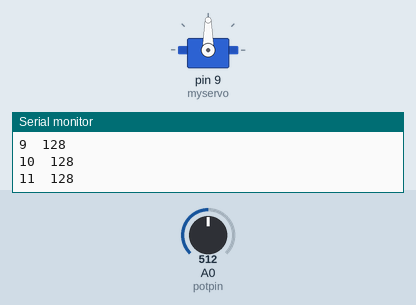
A sketch run on a simulated Arduino Uno, built with avr-gcc and run on an emulated ATmega328P. Shown: servo, the last lines printed to the serial monitor. Inputs (shaded band) come from the test bench; at power-on: A0 (potpin) = 512. EEPROM starts erased.

Above: at 1.2 s.
1.3 s: A0 (potpin) set to 716
At 2.4 s:
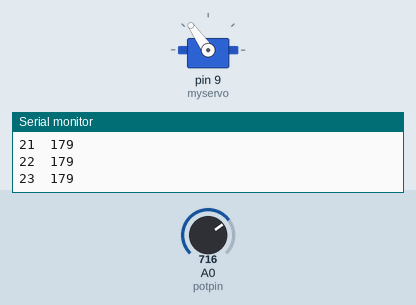
2.8 s: A0 (potpin) set to 900
At 3.9 s:
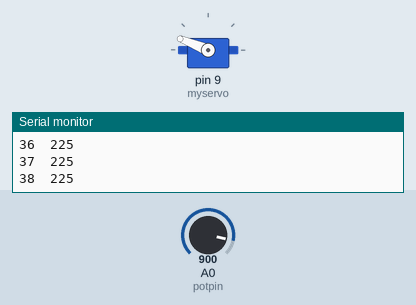
4.3 s: A0 (potpin) set to 1023
At 5.4 s:
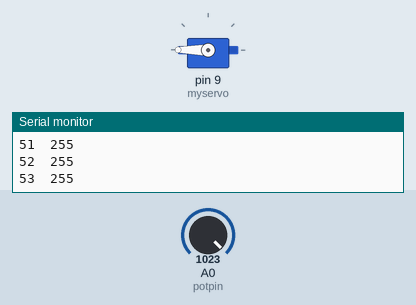
5.8 s: A0 (potpin) set to 306
At 6.8 s:
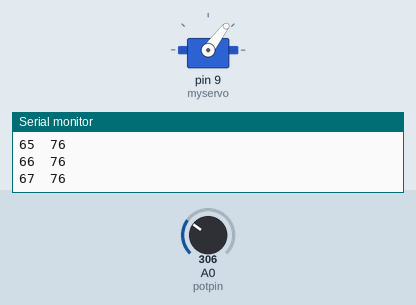
7.3 s: A0 (potpin) set to 122
At 8.3 s:
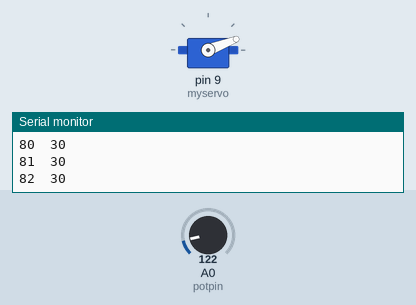
8.8 s: A0 (potpin) set to 0
At 9.8 s:
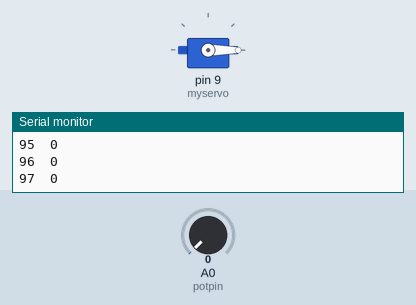
Timing chart, 0 to 11.3 s (numbered marks = the images above; inputs shaded):
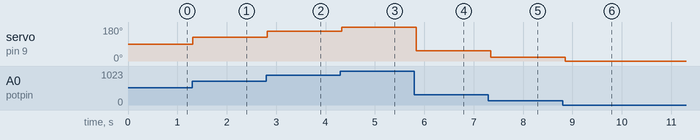

The sketch:

eepromWriteAllValues3.ino
```cpp
/*
 Controlling a servo position using a potentiometer (variable resistor)
 by Michal Rinott <http://people.interaction-ivrea.it/m.rinott>

 modified on 8 Nov 2013
 by Scott Fitzgerald
 http://www.arduino.cc/en/Tutorial/Knob
*/

#include <Servo.h>
#include <EEPROM.h>

Servo myservo;  // create servo object to control a servo
int addr = 0;
int potpin = 0;  // analog pin used to connect the potentiometer
int val;    // variable to read the value from the analog pin

int valread;

int address = 0;
byte value;

void setup()
{
  Serial.begin(9600);
  myservo.attach(9);  // attaches the servo on pin 9 to the servo object


}

int a = 0;


void loop()
{
  valread = analogRead(potpin);            // reads the value of the potentiometer (value between 0 and 1023)
  valread = map(valread, 0, 1023, 0, 180);     // scale it to use it with the servo (value between 0 and 180)
  myservo.write(valread);

 if(a < EEPROM.length()) {
    a ++;
    //Serial.print(a);
    //Serial.print("+");


 /***
    Need to divide by 4 because analog inputs range from
    0 to 1023 and each byte of the EEPROM can only hold a
    value from 0 to 255.
  ***/

  int val = analogRead(0) / 4;

  /***
    Write the value to the appropriate byte of the EEPROM.
    these values will remain there when the board is
    turned off.
  ***/

  EEPROM.write(addr, val);
  Serial.print(addr);
  Serial.print("\t");
  Serial.print(val);
  Serial.println();

  /***
    Advance to the next address, when at the end restart at the beginning.

    Larger AVR processors have larger EEPROM sizes, E.g:
    - Arduno Duemilanove: 512b EEPROM storage.
    - Arduino Uno:        1kb EEPROM storage.
    - Arduino Mega:       4kb EEPROM storage.

    Rather than hard-coding the length, you should use the pre-provided length function.
    This will make your code portable to all AVR processors.
  ***/
  addr = addr + 1;
  if(addr == EEPROM.length())
    addr = 0;


  /***
    As the EEPROM sizes are powers of two, wrapping (preventing overflow) of an
    EEPROM address is also doable by a bitwise and of the length - 1.

    ++addr &= EEPROM.length() - 1;
  ***/


  delay(100);

}

}
```

Measured:
- after the input at 1.3 s, servo on pin 9 (myservo): 90° → 125° at once
- after the input at 2.8 s, servo on pin 9 (myservo): 125° → 158° at once
- after the input at 4.3 s, servo on pin 9 (myservo): 158° → 180° at once
- after the input at 5.8 s, servo on pin 9 (myservo): 180° → 53° at once
- after the input at 7.3 s, servo on pin 9 (myservo): 53° → 21° after 0.05 s
- after the input at 8.8 s, servo on pin 9 (myservo): 21° → 0° after 0.05 s
